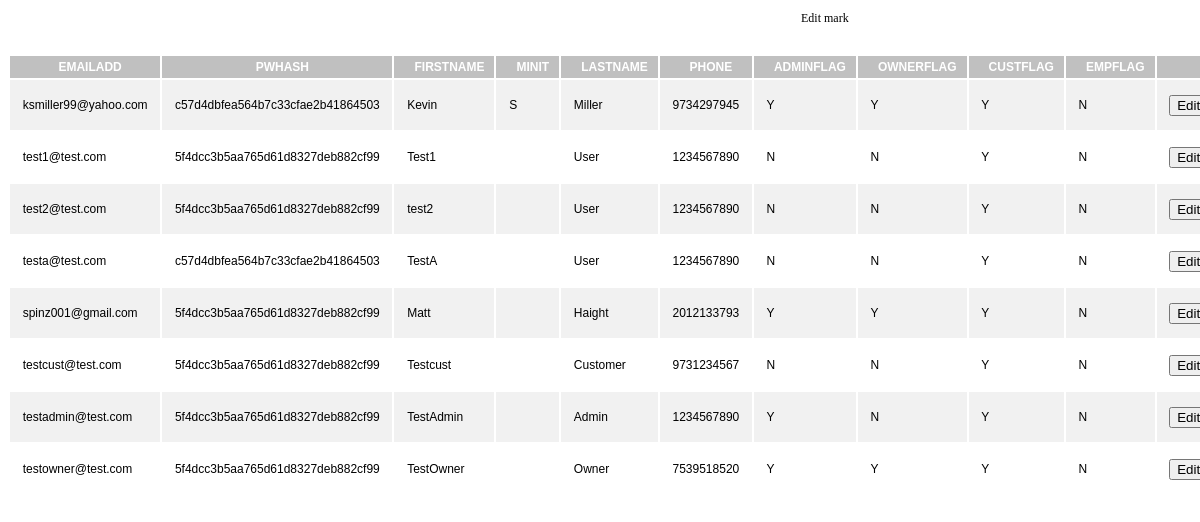
Screenshot of /display.php with the database file from the repository.
### tables this page shows
CREATE TABLE IF NOT EXISTS `USERS` (
  `USERID` int(10) unsigned zerofill NOT NULL AUTO_INCREMENT COMMENT 'Auto-increment integer',
  `EMAILADD` varchar(255) NOT NULL COMMENT 'e-mail address; unique index',
  `PWHASH` varchar(255) DEFAULT NULL COMMENT 'md5 hash of password',
  `FIRSTNAME` varchar(255) NOT NULL COMMENT 'First Name',
  `MINIT` char(1) NOT NULL COMMENT 'Middle Initial',
  `LASTNAME` varchar(255) NOT NULL COMMENT 'Last Name',
  `PHONE` bigint(10) unsigned NOT NULL COMMENT '10 Digit Telephone Number',
  `ADMINFLAG` enum('Y','N') NOT NULL DEFAULT 'N' COMMENT 'Y if user is an administrator',
  `OWNERFLAG` enum('Y','N') NOT NULL DEFAULT 'N' COMMENT 'Y if user is an owner of the business',
  `CUSTFLAG` enum('Y','N') NOT NULL DEFAULT 'N' COMMENT 'Y if user is a customer',
  `EMPFLAG` enum('Y','N') NOT NULL DEFAULT 'N',
  PRIMARY KEY (`USERID`),
  UNIQUE KEY `EMAILADD` (`EMAILADD`),
  KEY `PWHASH` (`PWHASH`)
);

### display.php (the view, shortened to what this page needs)
<!doctype html public "-//w3c//dtd html 3.2//en">
<html>
    <head>
        <link rel="stylesheet" href="style.css" type="text/css">
    </head>
    <body>
        <?Php
        function getSQLEnumArray($table, $field, $db) {
            $sql = "SHOW COLUMNS FROM " . $table . " LIKE '" . $field . "'";
            $res = $db->query($sql);
            $row = $res->fetch(PDO::FETCH_ASSOC);
            preg_match_all("/'(.*?)'/", $row['Type'], $categories);
            $fields = $categories[1];
            return $fields;
        }
        $table = "USERS";
        require "config.php";
        $enum_r = array();
        echo "<div id=\"msgDsp\" STYLE=\"position: absolute; right: 0px; top: 10px;left:800px;text-align:left; FONT-SIZE: 12px;font-family: Verdana;border-style: solid;border-width: 1px;border-color:white;padding:0px;height:20px;width:250px;top:10px;z-index:1\"> Edit mark </div>";
        $result = $dbo->query("SELECT * from " . $table . " LIMIT 1");
        $rows = $result->fetchAll(PDO::FETCH_ASSOC);
        $cols = empty($rows) ? array() : array_keys($rows[0]);
        echo "<br><br><br><table class='t1' width='1000'><tr>";
        foreach (array_slice($cols, 1) as $attr) {
            echo"<th>$attr</th>";
            $enum_r[$attr] = getSQLEnumArray($table, $attr, $dbo);
        }
        echo"<th></th></tr>";
        $count = "SELECT * FROM users LIMIT 10";
        $i = 1;
        foreach ($dbo->query($count) as $row) {
            $m = $i % 2;
            $sid = 's' . $row[0];
            echo "<tr class='r$m' height=50>";
            $first_col = TRUE;
            foreach ($cols as $attr) {
                if ($first_col) {
                    $first_col = FALSE;
                    continue;
                }
                $div_id = $attr . '_' . $row[0];
                echo "<td><div id=$div_id >$row[$attr] </div> </td>\n";
            }
            $multi_json = json_encode(array($row, $enum_r));
            echo "<td> <div id=$sid><input type=button value='Edit' onclick=edit_field($multi_json)></div></td></tr>\n";
            $i = $i + 1;
        }
        echo "</table>";
        ?>
        <br><br><br>
    </body>
</html>

### style.css (style rules this page uses)
table.t1 { width:1000px;margin-left:auto; margin-right:auto;text-align:left; }
table.t1 td { padding: 0.2em 2ex 0.2em 2ex;FONT-SIZE: 12px; font-family: Verdana, Arial, Helvetica, sans-serif; }
table.t1 th { padding: 4px 10px 4px 20px; font-size: 9pt;color:#ffffff;text-align:center; font-family: Verdana, Arial, Helvetica, sans-serif;background-color: #c0c0c0; }
table.t1 tr.r1 td { background-color: #f1f1f1; }
table.t1 tr.r0 td { background-color: #ffffff; }
body { margin-top: 0.0em; text-align: center; }

### rows the page displays
users: EMAILADD "ksmiller99@yahoo.com", PWHASH "c57d4dbfea564b7c33cfae2b41864503", FIRSTNAME "Kevin", MINIT "S", LASTNAME "Miller", PHONE "9734297945", ADMINFLAG "Y", OWNERFLAG "Y", CUSTFLAG "Y", EMPFLAG "N"
users: EMAILADD "test1@test.com", PWHASH "5f4dcc3b5aa765d61d8327deb882cf99", FIRSTNAME "Test1", LASTNAME "User", PHONE "1234567890", ADMINFLAG "N", OWNERFLAG "N", CUSTFLAG "Y", EMPFLAG "N"
users: EMAILADD "test2@test.com", PWHASH "5f4dcc3b5aa765d61d8327deb882cf99", FIRSTNAME "test2", LASTNAME "User", PHONE "1234567890", ADMINFLAG "N", OWNERFLAG "N", CUSTFLAG "Y", EMPFLAG "N"
users: EMAILADD "testa@test.com", PWHASH "c57d4dbfea564b7c33cfae2b41864503", FIRSTNAME "TestA", LASTNAME "User", PHONE "1234567890", ADMINFLAG "N", OWNERFLAG "N", CUSTFLAG "Y", EMPFLAG "N"
users: EMAILADD "spinz001@gmail.com", PWHASH "5f4dcc3b5aa765d61d8327deb882cf99", FIRSTNAME "Matt", LASTNAME "Haight", PHONE "2012133793", ADMINFLAG "Y", OWNERFLAG "Y", CUSTFLAG "Y", EMPFLAG "N"
users: EMAILADD "testcust@test.com", PWHASH "5f4dcc3b5aa765d61d8327deb882cf99", FIRSTNAME "Testcust", LASTNAME "Customer", PHONE "9731234567", ADMINFLAG "N", OWNERFLAG "N", CUSTFLAG "Y", EMPFLAG "N"
users: EMAILADD "testadmin@test.com", PWHASH "5f4dcc3b5aa765d61d8327deb882cf99", FIRSTNAME "TestAdmin", LASTNAME "Admin", PHONE "1234567890", ADMINFLAG "Y", OWNERFLAG "N", CUSTFLAG "Y", EMPFLAG "N"
users: EMAILADD "testowner@test.com", PWHASH "5f4dcc3b5aa765d61d8327deb882cf99", FIRSTNAME "TestOwner", LASTNAME "Owner", PHONE "7539518520", ADMINFLAG "Y", OWNERFLAG "Y", CUSTFLAG "Y", EMPFLAG "N"

### other values shown
$attr "EMAILADD"
$attr "PWHASH"
$attr "FIRSTNAME"
$attr "MINIT"
$attr "LASTNAME"
$attr "PHONE"
$attr "ADMINFLAG"
$attr "OWNERFLAG"
$attr "CUSTFLAG"
$attr "EMPFLAG"
